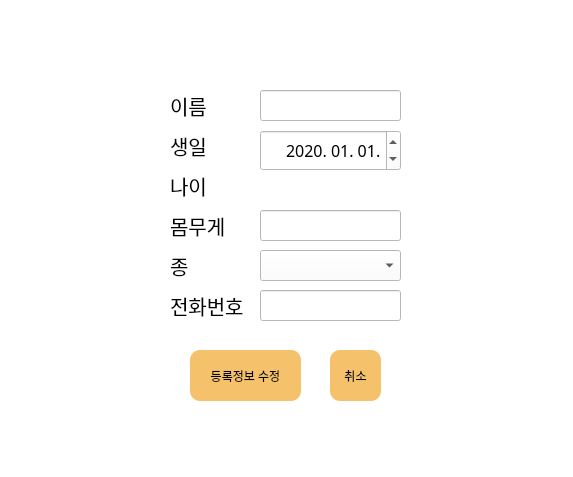
<?xml version="1.0" encoding="UTF-8"?>
<ui version="4.0">
 <class>Dialog</class>
 <widget class="QDialog" name="Dialog">
  <property name="geometry">
   <rect>
    <x>0</x>
    <y>0</y>
    <width>573</width>
    <height>477</height>
   </rect>
  </property>
  <property name="windowTitle">
   <string>Dialog</string>
  </property>
  <property name="styleSheet">
   <string notr="true">background-color:white;
</string>
  </property>
  <widget class="QPushButton" name="btnUserRegister">
   <property name="geometry">
    <rect>
     <x>190</x>
     <y>350</y>
     <width>111</width>
     <height>51</height>
    </rect>
   </property>
   <property name="styleSheet">
    <string notr="true">QPushButton{background-color:#F5C26B;
border-radius:10px;}

QPushButton:pressed{background-color:#4169E1; color:white;
border-radius:20px; border-width:10px;}

QPushButton:hover{background-color:#F5C26B; border-width:10px;
border-radius:20px;}</string>
   </property>
   <property name="text">
    <string>등록정보 수정</string>
   </property>
  </widget>
  <widget class="QPushButton" name="btnCancle">
   <property name="geometry">
    <rect>
     <x>330</x>
     <y>350</y>
     <width>51</width>
     <height>51</height>
    </rect>
   </property>
   <property name="styleSheet">
    <string notr="true">QPushButton{background-color:#F5C26B;
border-radius:10px;}

QPushButton:pressed{background-color:#4169E1; color:white;
border-radius:20px; border-width:10px;}

QPushButton:hover{background-color:#F5C26B; border-width:10px;
border-radius:20px;}</string>
   </property>
   <property name="text">
    <string>취소</string>
   </property>
  </widget>
  <widget class="QLabel" name="labelBirthInfo">
   <property name="geometry">
    <rect>
     <x>170</x>
     <y>130</y>
     <width>51</width>
     <height>31</height>
    </rect>
   </property>
   <property name="font">
    <font>
     <family>NanumGothicExtraBold</family>
     <pointsize>15</pointsize>
    </font>
   </property>
   <property name="styleSheet">
    <string notr="true">border-style:outset;</string>
   </property>
   <property name="text">
    <string>생일</string>
   </property>
  </widget>
  <widget class="QLabel" name="labelSpeciesInfo">
   <property name="geometry">
    <rect>
     <x>170</x>
     <y>250</y>
     <width>71</width>
     <height>31</height>
    </rect>
   </property>
   <property name="font">
    <font>
     <family>NanumGothicExtraBold</family>
     <pointsize>15</pointsize>
    </font>
   </property>
   <property name="text">
    <string>종</string>
   </property>
  </widget>
  <widget class="QLabel" name="labelWeightInfo">
   <property name="geometry">
    <rect>
     <x>170</x>
     <y>210</y>
     <width>61</width>
     <height>31</height>
    </rect>
   </property>
   <property name="font">
    <font>
     <family>NanumGothicExtraBold</family>
     <pointsize>15</pointsize>
    </font>
   </property>
   <property name="text">
    <string>몸무게</string>
   </property>
  </widget>
  <widget class="QLabel" name="labelContactNumberInfo">
   <property name="geometry">
    <rect>
     <x>170</x>
     <y>290</y>
     <width>81</width>
     <height>31</height>
    </rect>
   </property>
   <property name="font">
    <font>
     <family>NanumGothicExtraBold</family>
     <pointsize>15</pointsize>
    </font>
   </property>
   <property name="text">
    <string>전화번호</string>
   </property>
  </widget>
  <widget class="QLabel" name="labelAgeInfo">
   <property name="geometry">
    <rect>
     <x>170</x>
     <y>170</y>
     <width>41</width>
     <height>31</height>
    </rect>
   </property>
   <property name="font">
    <font>
     <family>NanumGothicExtraBold</family>
     <pointsize>15</pointsize>
    </font>
   </property>
   <property name="styleSheet">
    <string notr="true">border-style:outset;</string>
   </property>
   <property name="text">
    <string>나이</string>
   </property>
  </widget>
  <widget class="QLabel" name="labelAge">
   <property name="geometry">
    <rect>
     <x>320</x>
     <y>180</y>
     <width>71</width>
     <height>20</height>
    </rect>
   </property>
   <property name="font">
    <font>
     <family>NanumGothic</family>
     <pointsize>13</pointsize>
    </font>
   </property>
   <property name="text">
    <string/>
   </property>
   <property name="alignment">
    <set>Qt::AlignRight|Qt::AlignTrailing|Qt::AlignVCenter</set>
   </property>
  </widget>
  <widget class="QLabel" name="labelNameInfo">
   <property name="geometry">
    <rect>
     <x>170</x>
     <y>90</y>
     <width>41</width>
     <height>31</height>
    </rect>
   </property>
   <property name="font">
    <font>
     <family>NanumGothicExtraBold</family>
     <pointsize>15</pointsize>
    </font>
   </property>
   <property name="text">
    <string>이름</string>
   </property>
  </widget>
  <widget class="QLineEdit" name="editName">
   <property name="geometry">
    <rect>
     <x>260</x>
     <y>90</y>
     <width>141</width>
     <height>31</height>
    </rect>
   </property>
   <property name="font">
    <font>
     <family>NanumGothic</family>
     <pointsize>12</pointsize>
    </font>
   </property>
   <property name="alignment">
    <set>Qt::AlignRight|Qt::AlignTrailing|Qt::AlignVCenter</set>
   </property>
  </widget>
  <widget class="QDateEdit" name="dateEditBirth">
   <property name="geometry">
    <rect>
     <x>260</x>
     <y>130</y>
     <width>141</width>
     <height>41</height>
    </rect>
   </property>
   <property name="font">
    <font>
     <family>NanumGothic</family>
     <pointsize>12</pointsize>
    </font>
   </property>
   <property name="alignment">
    <set>Qt::AlignRight|Qt::AlignTrailing|Qt::AlignVCenter</set>
   </property>
   <property name="dateTime">
    <datetime>
     <hour>0</hour>
     <minute>0</minute>
     <second>0</second>
     <year>2020</year>
     <month>1</month>
     <day>1</day>
    </datetime>
   </property>
   <property name="maximumDateTime">
    <datetime>
     <hour>23</hour>
     <minute>59</minute>
     <second>59</second>
     <year>2024</year>
     <month>12</month>
     <day>31</day>
    </datetime>
   </property>
   <property name="minimumDateTime">
    <datetime>
     <hour>0</hour>
     <minute>0</minute>
     <second>0</second>
     <year>1990</year>
     <month>1</month>
     <day>1</day>
    </datetime>
   </property>
   <property name="displayFormat">
    <string>yyyy. MM. dd.</string>
   </property>
  </widget>
  <widget class="QLineEdit" name="editWeight">
   <property name="geometry">
    <rect>
     <x>260</x>
     <y>210</y>
     <width>141</width>
     <height>31</height>
    </rect>
   </property>
   <property name="font">
    <font>
     <family>NanumGothic</family>
     <pointsize>12</pointsize>
    </font>
   </property>
   <property name="alignment">
    <set>Qt::AlignRight|Qt::AlignTrailing|Qt::AlignVCenter</set>
   </property>
  </widget>
  <widget class="QComboBox" name="cbSpecies">
   <property name="geometry">
    <rect>
     <x>260</x>
     <y>250</y>
     <width>141</width>
     <height>31</height>
    </rect>
   </property>
   <property name="font">
    <font>
     <family>NanumGothic</family>
     <pointsize>13</pointsize>
    </font>
   </property>
  </widget>
  <widget class="QLineEdit" name="editContactNumber">
   <property name="geometry">
    <rect>
     <x>260</x>
     <y>290</y>
     <width>141</width>
     <height>31</height>
    </rect>
   </property>
   <property name="font">
    <font>
     <family>NanumGothic</family>
     <pointsize>12</pointsize>
    </font>
   </property>
   <property name="maxLength">
    <number>13</number>
   </property>
   <property name="alignment">
    <set>Qt::AlignRight|Qt::AlignTrailing|Qt::AlignVCenter</set>
   </property>
  </widget>
 </widget>
 <resources/>
 <connections/>
</ui>
